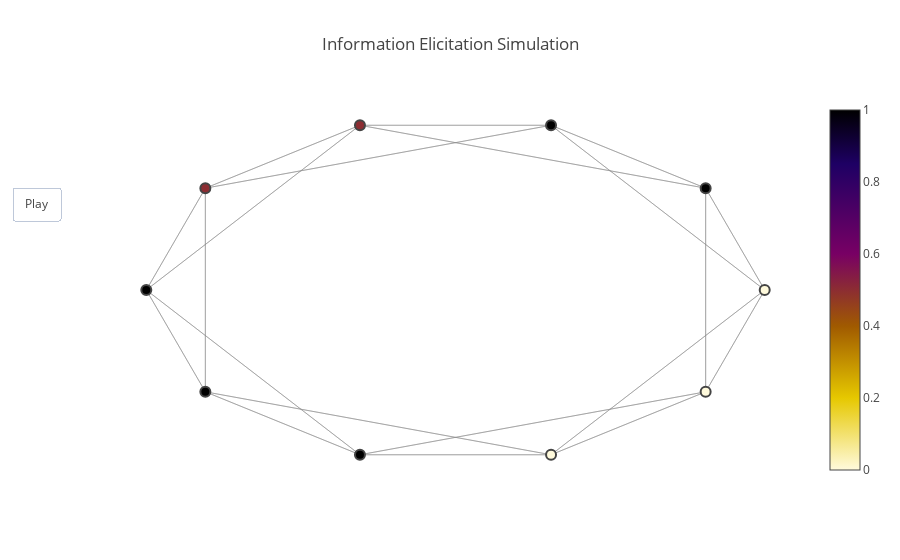

The cell this chart's notebook holds for it:
### Code cell
iplot(g_fig)

### Figure 1 — Plotly figure (JSON) as saved in the notebook; plotly's stock layout.template omitted (floating-point values rounded to 4 significant figures)
{"data": [{"hoverinfo": "text", "line": {"color": "#888", "width": 0.5}, "mode": "lines", "text": ["0.1", "0.1", "0.1", "0.1", "0.1", "0.1", "0.1", "0.1", "0.1", "0.1", "0.1", "0.1", "0.1", "0.1", "0.1", "0.1", "0.1", "0.1", "0.1", "0.1", "0.1", "0.1", "0.1", "0.1", "0.1", "0.1", "0.1", "0.1", "0.1", "0.1", "0.1", "0.1", "0.1", "0.1", "0.1", "0.1", "0.1", "0.1", "0.1", "0.1"], "type": "scatter", "uid": "2649e084-dc2f-49c3-9359-01146f2843c4", "x": [5, 4.045, null, 5, 1.545, null, 5, 4.045, null, 5, 1.545, null, 4.045, 5, null, 4.045, 4.045, null, 4.045, 1.545, null, 4.045, -1.545, null, 1.545, 4.045, null, 1.545, 5, null, 1.545, -1.545, null, 1.545, -4.045, null, -1.545, 1.545, null, -1.545, 4.045, null, -1.545, -4.045, null, -1.545, -5, null, -4.045, -1.545, null, -4.045, 1.545, null, -4.045, -5, null, -4.045, -4.045, null, -5, -4.045, null, -5, -1.545, null, -5, -4.045, null, -5, -1.545, null, -4.045, -5, null, -4.045, -4.045, null, -4.045, -1.545, null, -4.045, 1.545, null, -1.545, -4.045, null, -1.545, -5, null, -1.545, 1.545, null, -1.545, 4.045, null, 1.545, -1.545, null, 1.545, -4.045, null, 1.545, 4.045, null, 1.545, 5, null, 4.045, 1.545, null, 4.045, -1.545, null, 4.045, 5, null, 4.045, 4.045, null], "y": [0, -2.939, null, 0, -4.755, null, 0, 2.939, null, 0, 4.755, null, 2.939, 0, null, 2.939, -2.939, null, 2.939, 4.755, null, 2.939, 4.755, null, 4.755, 2.939, null, 4.755, 0, null, 4.755, 4.755, null, 4.755, 2.939, null, 4.755, 4.755, null, 4.755, 2.939, null, 4.755, 2.939, null, 4.755, 6.123e-16, null, 2.939, 4.755, null, 2.939, 4.755, null, 2.939, 6.123e-16, null, 2.939, -2.939, null, 6.123e-16, 2.939, null, 6.123e-16, 4.755, null, 6.123e-16, -2.939, null, 6.123e-16, -4.755, null, -2.939, 6.123e-16, null, -2.939, 2.939, null, -2.939, -4.755, null, -2.939, -4.755, null, -4.755, -2.939, null, -4.755, 6.123e-16, null, -4.755, -4.755, null, -4.755, -2.939, null, -4.755, -4.755, null, -4.755, -2.939, null, -4.755, -2.939, null, -4.755, 0, null, -2.939, -4.755, null, -2.939, -4.755, null, -2.939, 0, null, -2.939, 2.939, null]}, {"hoverinfo": "text", "marker": {"color": [0, 1, 1, 0.5, 0.5, 1, 1, 1, 0, 0], "colorscale": "Electric", "line": {"width": 2}, "reversescale": true, "showscale": true, "size": 10}, "mode": "markers", "text": ["Vertex 0 0.0", "Vertex 1 1.0", "Vertex 2 1.0", "Vertex 3 0.5", "Vertex 4 0.5", "Vertex 5 1.0", "Vertex 6 1.0", "Vertex 7 1.0", "Vertex 8 0.0", "Vertex 9 0.0"], "type": "scatter", "uid": "315be7e2-efa2-4945-8dbc-916531c7917d", "x": [5, 4.045, 1.545, -1.545, -4.045, -5, -4.045, -1.545, 1.545, 4.045], "y": [0, 2.939, 4.755, 4.755, 2.939, 6.123e-16, -2.939, -4.755, -4.755, -2.939]}], "layout": {"hovermode": "closest", "showlegend": false, "title": {"text": "Information Elicitation Simulation"}, "updatemenus": [{"buttons": [{"args": [null], "label": "Play", "method": "animate"}], "pad": {"r": 10, "t": 87}, "showactive": false, "type": "buttons"}], "xaxis": {"showgrid": false, "showticklabels": false, "zeroline": false}, "yaxis": {"showgrid": false, "showticklabels": false, "zeroline": false}}}
